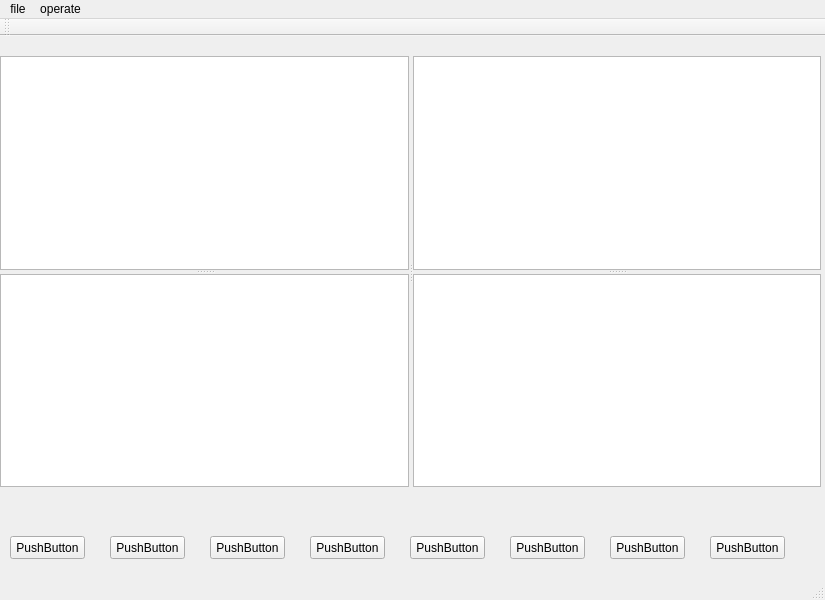
<?xml version="1.0" encoding="UTF-8"?>
<ui version="4.0">
 <class>MyDIP</class>
 <widget class="QMainWindow" name="MyDIP">
  <property name="geometry">
   <rect>
    <x>0</x>
    <y>0</y>
    <width>825</width>
    <height>600</height>
   </rect>
  </property>
  <property name="maximumSize">
   <size>
    <width>1920</width>
    <height>1080</height>
   </size>
  </property>
  <property name="windowTitle">
   <string>MyDIP</string>
  </property>
  <widget class="QWidget" name="centralWidget">
   <widget class="QPushButton" name="pushButton_1">
    <property name="geometry">
     <rect>
      <x>10</x>
      <y>500</y>
      <width>75</width>
      <height>23</height>
     </rect>
    </property>
    <property name="text">
     <string>PushButton</string>
    </property>
   </widget>
   <widget class="QPushButton" name="pushButton_2">
    <property name="geometry">
     <rect>
      <x>110</x>
      <y>500</y>
      <width>75</width>
      <height>23</height>
     </rect>
    </property>
    <property name="text">
     <string>PushButton</string>
    </property>
   </widget>
   <widget class="QPushButton" name="pushButton_3">
    <property name="geometry">
     <rect>
      <x>210</x>
      <y>500</y>
      <width>75</width>
      <height>23</height>
     </rect>
    </property>
    <property name="text">
     <string>PushButton</string>
    </property>
   </widget>
   <widget class="QPushButton" name="pushButton_4">
    <property name="geometry">
     <rect>
      <x>310</x>
      <y>500</y>
      <width>75</width>
      <height>23</height>
     </rect>
    </property>
    <property name="text">
     <string>PushButton</string>
    </property>
   </widget>
   <widget class="QPushButton" name="pushButton_5">
    <property name="geometry">
     <rect>
      <x>510</x>
      <y>500</y>
      <width>75</width>
      <height>23</height>
     </rect>
    </property>
    <property name="text">
     <string>PushButton</string>
    </property>
   </widget>
   <widget class="QPushButton" name="pushButton_6">
    <property name="geometry">
     <rect>
      <x>710</x>
      <y>500</y>
      <width>75</width>
      <height>23</height>
     </rect>
    </property>
    <property name="text">
     <string>PushButton</string>
    </property>
   </widget>
   <widget class="QPushButton" name="pushButton_7">
    <property name="geometry">
     <rect>
      <x>610</x>
      <y>500</y>
      <width>75</width>
      <height>23</height>
     </rect>
    </property>
    <property name="text">
     <string>PushButton</string>
    </property>
   </widget>
   <widget class="QPushButton" name="pushButton_8">
    <property name="geometry">
     <rect>
      <x>410</x>
      <y>500</y>
      <width>75</width>
      <height>23</height>
     </rect>
    </property>
    <property name="text">
     <string>PushButton</string>
    </property>
   </widget>
   <widget class="QSplitter" name="splitter_All">
    <property name="geometry">
     <rect>
      <x>0</x>
      <y>20</y>
      <width>821</width>
      <height>431</height>
     </rect>
    </property>
    <property name="orientation">
     <enum>Qt::Horizontal</enum>
    </property>
    <widget class="QSplitter" name="splitter_Left">
     <property name="orientation">
      <enum>Qt::Vertical</enum>
     </property>
     <widget class="QGraphicsView" name="graphicsView_Left"/>
     <widget class="QTextBrowser" name="textBrowser_Left"/>
    </widget>
    <widget class="QSplitter" name="splitter_Right">
     <property name="orientation">
      <enum>Qt::Vertical</enum>
     </property>
     <property name="opaqueResize">
      <bool>true</bool>
     </property>
     <widget class="QGraphicsView" name="graphicsView_Right"/>
     <widget class="QTextBrowser" name="textBrowser_Right"/>
    </widget>
   </widget>
  </widget>
  <widget class="QMenuBar" name="menuBar">
   <property name="geometry">
    <rect>
     <x>0</x>
     <y>0</y>
     <width>825</width>
     <height>23</height>
    </rect>
   </property>
   <widget class="QMenu" name="menuFile">
    <property name="title">
     <string>file</string>
    </property>
    <addaction name="actionOpen"/>
    <addaction name="actionSave"/>
    <addaction name="actionSave_as"/>
    <addaction name="actionPrint"/>
    <addaction name="actionClose"/>
   </widget>
   <widget class="QMenu" name="menuOperate">
    <property name="title">
     <string>operate</string>
    </property>
    <addaction name="actionGray"/>
   </widget>
   <addaction name="menuFile"/>
   <addaction name="menuOperate"/>
  </widget>
  <widget class="QToolBar" name="mainToolBar">
   <attribute name="toolBarArea">
    <enum>TopToolBarArea</enum>
   </attribute>
   <attribute name="toolBarBreak">
    <bool>false</bool>
   </attribute>
  </widget>
  <widget class="QStatusBar" name="statusBar"/>
  <action name="actionOpen">
   <property name="text">
    <string>open</string>
   </property>
  </action>
  <action name="actionSave">
   <property name="text">
    <string>save</string>
   </property>
  </action>
  <action name="actionSave_as">
   <property name="text">
    <string>save as</string>
   </property>
  </action>
  <action name="actionPrint">
   <property name="text">
    <string>print</string>
   </property>
  </action>
  <action name="actionClose">
   <property name="text">
    <string>close</string>
   </property>
  </action>
  <action name="actionGray">
   <property name="text">
    <string>gray</string>
   </property>
  </action>
 </widget>
 <layoutdefault spacing="6" margin="11"/>
 <resources/>
 <connections/>
</ui>
